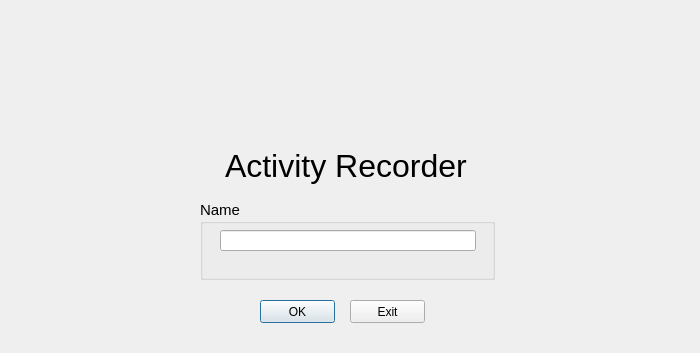
<?xml version="1.0" encoding="UTF-8"?>
<ui version="4.0">
 <class>Dialog</class>
 <widget class="QDialog" name="Dialog">
  <property name="geometry">
   <rect>
    <x>0</x>
    <y>0</y>
    <width>700</width>
    <height>353</height>
   </rect>
  </property>
  <property name="windowTitle">
   <string>Dialog</string>
  </property>
  <widget class="QLabel" name="label_2">
   <property name="geometry">
    <rect>
     <x>225</x>
     <y>140</y>
     <width>250</width>
     <height>51</height>
    </rect>
   </property>
   <property name="sizePolicy">
    <sizepolicy hsizetype="Minimum" vsizetype="Minimum">
     <horstretch>0</horstretch>
     <verstretch>0</verstretch>
    </sizepolicy>
   </property>
   <property name="font">
    <font>
     <pointsize>24</pointsize>
    </font>
   </property>
   <property name="text">
    <string>Activity Recorder</string>
   </property>
  </widget>
  <widget class="QLabel" name="label">
   <property name="geometry">
    <rect>
     <x>300</x>
     <y>30</y>
     <width>100</width>
     <height>100</height>
    </rect>
   </property>
   <property name="text">
    <string/>
   </property>
   <property name="pixmap">
    <pixmap>resources/Facial-Recognition-Biometric-Face-Security-Scan-Visual-256.png</pixmap>
   </property>
   <property name="scaledContents">
    <bool>true</bool>
   </property>
  </widget>
  <widget class="QGroupBox" name="groupBox">
   <property name="geometry">
    <rect>
     <x>200</x>
     <y>200</y>
     <width>295</width>
     <height>80</height>
    </rect>
   </property>
   <property name="font">
    <font>
     <pointsize>11</pointsize>
    </font>
   </property>
   <property name="autoFillBackground">
    <bool>false</bool>
   </property>
   <property name="title">
    <string>Name</string>
   </property>
   <property name="flat">
    <bool>false</bool>
   </property>
   <property name="checkable">
    <bool>false</bool>
   </property>
   <widget class="QLineEdit" name="nameText">
    <property name="geometry">
     <rect>
      <x>20</x>
      <y>30</y>
      <width>256</width>
      <height>21</height>
     </rect>
    </property>
   </widget>
  </widget>
  <widget class="QPushButton" name="okButton">
   <property name="geometry">
    <rect>
     <x>260</x>
     <y>300</y>
     <width>75</width>
     <height>23</height>
    </rect>
   </property>
   <property name="text">
    <string>OK</string>
   </property>
  </widget>
  <widget class="QPushButton" name="exitButton">
   <property name="geometry">
    <rect>
     <x>350</x>
     <y>300</y>
     <width>75</width>
     <height>23</height>
    </rect>
   </property>
   <property name="text">
    <string>Exit</string>
   </property>
  </widget>
 </widget>
 <resources/>
 <connections/>
</ui>
